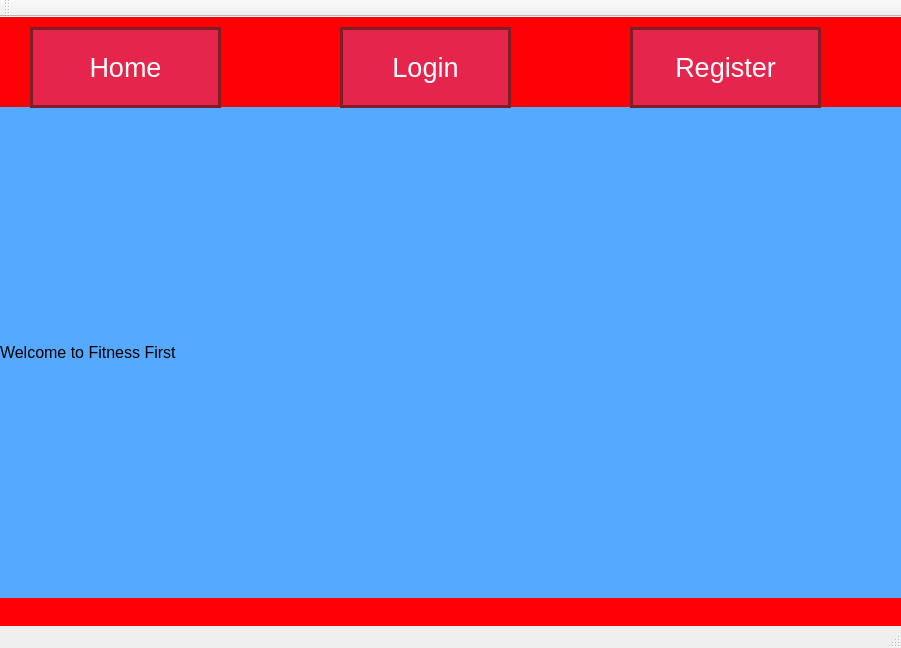
<?xml version="1.0" encoding="UTF-8"?>
<ui version="4.0">
 <class>fitnessFirst</class>
 <widget class="QMainWindow" name="fitnessFirst">
  <property name="geometry">
   <rect>
    <x>0</x>
    <y>0</y>
    <width>901</width>
    <height>648</height>
   </rect>
  </property>
  <property name="windowTitle">
   <string>fitnessFirst</string>
  </property>
  <widget class="QWidget" name="centralWidget">
   <widget class="QStackedWidget" name="mainStack">
    <property name="geometry">
     <rect>
      <x>0</x>
      <y>90</y>
      <width>901</width>
      <height>491</height>
     </rect>
    </property>
    <property name="styleSheet">
     <string notr="true">background-color: rgb(85, 170, 255);</string>
    </property>
    <property name="currentIndex">
     <number>0</number>
    </property>
    <widget class="QWidget" name="page">
     <widget class="QLabel" name="label">
      <property name="geometry">
       <rect>
        <x>0</x>
        <y>0</y>
        <width>901</width>
        <height>491</height>
       </rect>
      </property>
      <property name="font">
       <font>
        <pointsize>12</pointsize>
       </font>
      </property>
      <property name="text">
       <string>Welcome to Fitness First</string>
      </property>
     </widget>
    </widget>
    <widget class="QWidget" name="page_2">
     <widget class="QLineEdit" name="loginusername">
      <property name="geometry">
       <rect>
        <x>330</x>
        <y>90</y>
        <width>161</width>
        <height>31</height>
       </rect>
      </property>
      <property name="styleSheet">
       <string notr="true">background-color: rgb(255, 0, 0);</string>
      </property>
     </widget>
     <widget class="QLineEdit" name="loginpass">
      <property name="geometry">
       <rect>
        <x>330</x>
        <y>150</y>
        <width>161</width>
        <height>31</height>
       </rect>
      </property>
      <property name="styleSheet">
       <string notr="true">background-color: rgb(255, 0, 0);</string>
      </property>
      <property name="echoMode">
       <enum>QLineEdit::Password</enum>
      </property>
     </widget>
     <widget class="QLabel" name="label_2">
      <property name="geometry">
       <rect>
        <x>150</x>
        <y>90</y>
        <width>121</width>
        <height>31</height>
       </rect>
      </property>
      <property name="text">
       <string>usernmae</string>
      </property>
     </widget>
     <widget class="QLabel" name="label_4">
      <property name="geometry">
       <rect>
        <x>150</x>
        <y>150</y>
        <width>111</width>
        <height>31</height>
       </rect>
      </property>
      <property name="text">
       <string>password</string>
      </property>
     </widget>
     <widget class="QPushButton" name="pushButton">
      <property name="geometry">
       <rect>
        <x>190</x>
        <y>280</y>
        <width>93</width>
        <height>28</height>
       </rect>
      </property>
      <property name="text">
       <string>ok</string>
      </property>
     </widget>
    </widget>
    <widget class="QWidget" name="page_3">
     <widget class="QPushButton" name="registerDone">
      <property name="geometry">
       <rect>
        <x>570</x>
        <y>360</y>
        <width>93</width>
        <height>28</height>
       </rect>
      </property>
      <property name="text">
       <string>done</string>
      </property>
     </widget>
     <widget class="QWidget" name="layoutWidget">
      <property name="geometry">
       <rect>
        <x>80</x>
        <y>180</y>
        <width>139</width>
        <height>47</height>
       </rect>
      </property>
      <layout class="QVBoxLayout" name="verticalLayout_8">
       <item>
        <widget class="QLabel" name="s_labelgender_3">
         <property name="text">
          <string>Weight</string>
         </property>
        </widget>
       </item>
       <item>
        <widget class="QLineEdit" name="s_lineeditweight">
         <property name="text">
          <string/>
         </property>
        </widget>
       </item>
      </layout>
     </widget>
     <widget class="QWidget" name="layoutWidget">
      <property name="geometry">
       <rect>
        <x>260</x>
        <y>20</y>
        <width>147</width>
        <height>371</height>
       </rect>
      </property>
      <layout class="QVBoxLayout" name="verticalLayout_10">
       <item>
        <layout class="QVBoxLayout" name="verticalLayout_7">
         <item>
          <layout class="QVBoxLayout" name="verticalLayout_5">
           <item>
            <widget class="QLabel" name="s_labellastname_2">
             <property name="text">
              <string>First Name</string>
             </property>
            </widget>
           </item>
           <item>
            <layout class="QVBoxLayout" name="verticalLayout_4">
             <item>
              <layout class="QVBoxLayout" name="verticalLayout_3">
               <item>
                <widget class="QLineEdit" name="s_lineeditfirstname"/>
               </item>
               <item>
                <widget class="QLabel" name="s_labellastname">
                 <property name="text">
                  <string>Last Name</string>
                 </property>
                </widget>
               </item>
               <item>
                <widget class="QLineEdit" name="s_lineeditlastname"/>
               </item>
               <item>
                <widget class="QLabel" name="s_labelusername">
                 <property name="text">
                  <string>Username</string>
                 </property>
                </widget>
               </item>
               <item>
                <widget class="QLineEdit" name="s_lineeditusername"/>
               </item>
               <item>
                <widget class="QLabel" name="s_labelpassword">
                 <property name="text">
                  <string>Password</string>
                 </property>
                </widget>
               </item>
               <item>
                <widget class="QLineEdit" name="s_lineeditpassword">
                 <property name="echoMode">
                  <enum>QLineEdit::Password</enum>
                 </property>
                </widget>
               </item>
               <item>
                <widget class="QLabel" name="s_labelgender">
                 <property name="text">
                  <string>Gender(M/F)</string>
                 </property>
                </widget>
               </item>
               <item>
                <widget class="QLineEdit" name="s_lineeditgender"/>
               </item>
              </layout>
             </item>
            </layout>
           </item>
          </layout>
         </item>
         <item>
          <layout class="QVBoxLayout" name="verticalLayout_6">
           <item>
            <widget class="QLabel" name="s_labelgender_4">
             <property name="text">
              <string>Age</string>
             </property>
            </widget>
           </item>
           <item>
            <widget class="QLineEdit" name="s_lineeditage">
             <property name="text">
              <string/>
             </property>
            </widget>
           </item>
          </layout>
         </item>
        </layout>
       </item>
       <item>
        <layout class="QVBoxLayout" name="verticalLayout_9">
         <item>
          <widget class="QLabel" name="s_labelgender_2">
           <property name="text">
            <string>Height</string>
           </property>
          </widget>
         </item>
         <item>
          <widget class="QLineEdit" name="s_lineeditheight">
           <property name="text">
            <string/>
           </property>
          </widget>
         </item>
        </layout>
       </item>
      </layout>
     </widget>
    </widget>
   </widget>
   <widget class="QPushButton" name="homeButton">
    <property name="geometry">
     <rect>
      <x>30</x>
      <y>10</y>
      <width>191</width>
      <height>81</height>
     </rect>
    </property>
    <property name="styleSheet">
     <string notr="true">
 QPushButton{
	-moz-box-shadow: -9px 7px 0px -1px #13330a;
	-webkit-box-shadow: -9px 7px 0px -1px #13330a;
	box-shadow: -9px 7px 0px -1px #13330a;
	background-color:#e6254c;
	-moz-border-radius:42px;
	-webkit-border-radius:42px;
	border-radius:42px;
	border:3px solid #801e26;
	display:inline-block;
	cursor:pointer;
	color:#ffffff;
	font-family:Arial;
	font-size:27px;
	padding:14px 33px;
	text-decoration:none;
}
QPushButton:hover {
	background-color:#c92667;
}
QPushButton:active {
	position:relative;
	top:1px;
}</string>
    </property>
    <property name="text">
     <string>Home</string>
    </property>
   </widget>
   <widget class="QPushButton" name="loginButton">
    <property name="geometry">
     <rect>
      <x>340</x>
      <y>10</y>
      <width>171</width>
      <height>81</height>
     </rect>
    </property>
    <property name="styleSheet">
     <string notr="true">QPushButton { -moz-box-shadow: -9px 7px 0px -1px #13330a; -webkit-box-shadow: -9px 7px 0px -1px #13330a; box-shadow: -9px 7px 0px -1px #13330a; background-color:#e6254c; -moz-border-radius:42px; -webkit-border-radius:42px; border-radius:42px; border:3px solid #801e26; display:inline-block; cursor:pointer; color:#ffffff; font-family:Arial; font-size:27px; padding:14px 33px; text-decoration:none; }
QPushButton:hover { background-color:#c92667; }
QPushButton:active { position:relative; top:1px; } </string>
    </property>
    <property name="text">
     <string>Login</string>
    </property>
   </widget>
   <widget class="QPushButton" name="registerButton">
    <property name="geometry">
     <rect>
      <x>630</x>
      <y>10</y>
      <width>191</width>
      <height>81</height>
     </rect>
    </property>
    <property name="styleSheet">
     <string notr="true">
 QPushButton{
	-moz-box-shadow: -9px 7px 0px -1px #13330a;
	-webkit-box-shadow: -9px 7px 0px -1px #13330a;
	box-shadow: -9px 7px 0px -1px #13330a;
	background-color:#e6254c;
	-moz-border-radius:42px;
	-webkit-border-radius:42px;
	border-radius:42px;
	border:3px solid #801e26;
	display:inline-block;
	cursor:pointer;
	color:#ffffff;
	font-family:Arial;
	font-size:27px;
	padding:14px 33px;
	text-decoration:none;
}
QPushButton:hover {
	background-color:#c92667;
}
QPushButton:active {
	position:relative;
	top:1px;
}</string>
    </property>
    <property name="text">
     <string>Register</string>
    </property>
   </widget>
   <widget class="QLabel" name="label_3">
    <property name="geometry">
     <rect>
      <x>0</x>
      <y>-20</y>
      <width>901</width>
      <height>631</height>
     </rect>
    </property>
    <property name="styleSheet">
     <string notr="true">color: rgb(255, 0, 4);
background-color: rgb(255, 1, 5);</string>
    </property>
    <property name="text">
     <string/>
    </property>
   </widget>
   <zorder>label_3</zorder>
   <zorder>mainStack</zorder>
   <zorder>homeButton</zorder>
   <zorder>loginButton</zorder>
   <zorder>registerButton</zorder>
  </widget>
  <widget class="QMenuBar" name="menuBar">
   <property name="geometry">
    <rect>
     <x>0</x>
     <y>0</y>
     <width>901</width>
     <height>26</height>
    </rect>
   </property>
  </widget>
  <widget class="QToolBar" name="mainToolBar">
   <attribute name="toolBarArea">
    <enum>TopToolBarArea</enum>
   </attribute>
   <attribute name="toolBarBreak">
    <bool>false</bool>
   </attribute>
  </widget>
  <widget class="QStatusBar" name="statusBar"/>
 </widget>
 <layoutdefault spacing="6" margin="11"/>
 <resources/>
 <connections/>
</ui>
